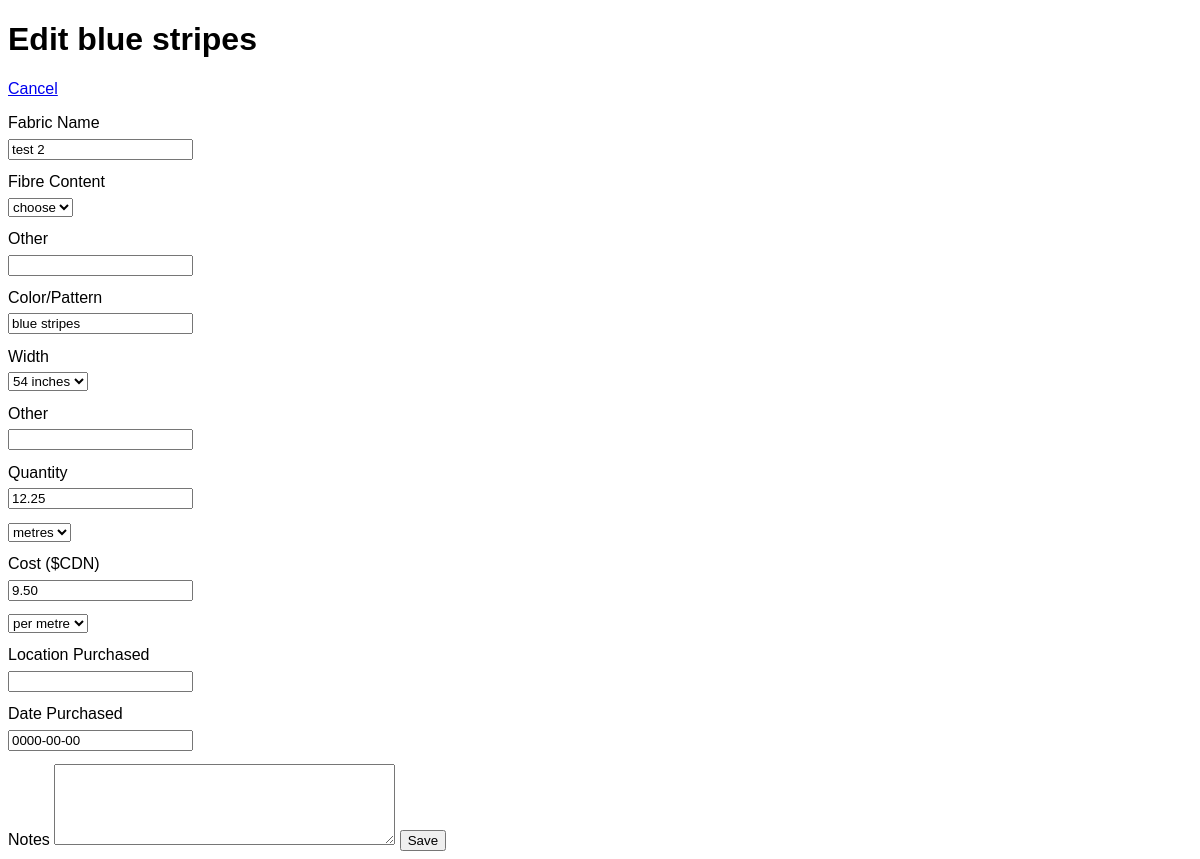
Page /edit.php?id=2 on the earlier database version.
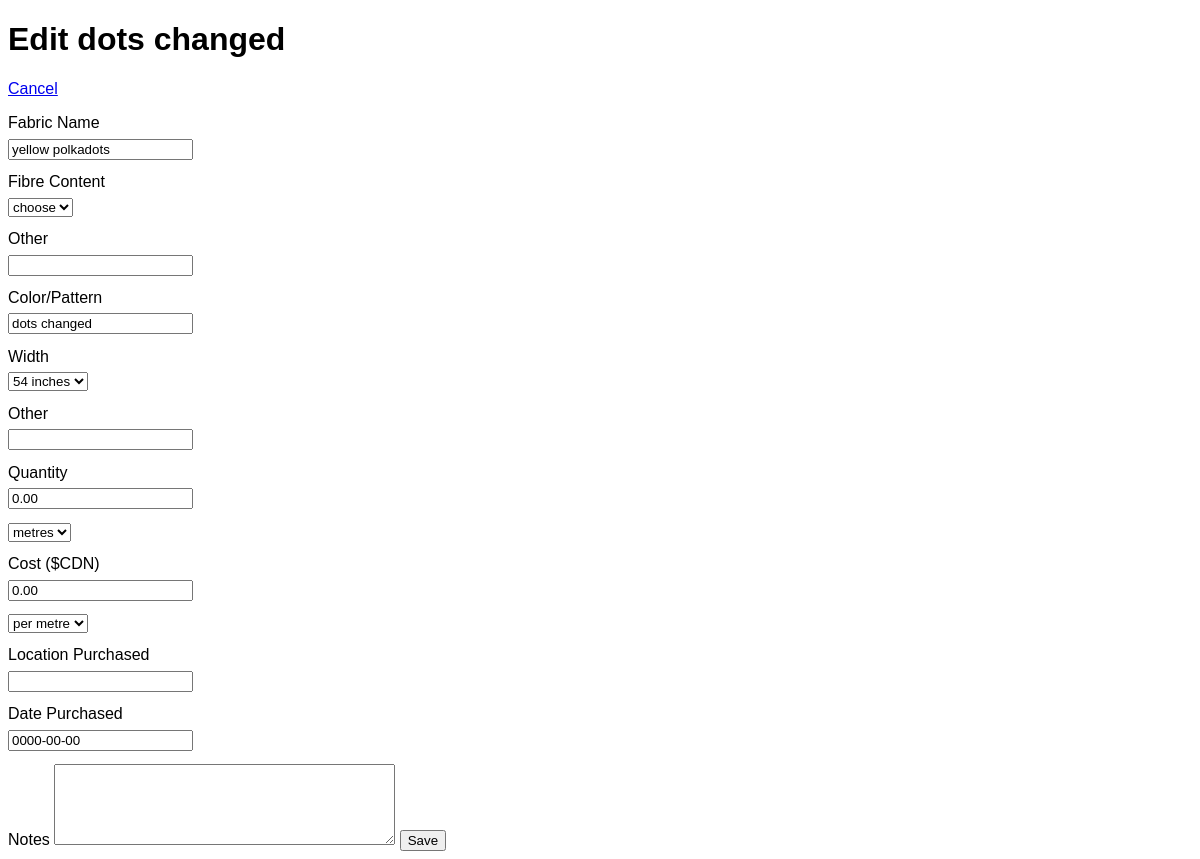
Same page on the later database version.
### tables this page shows
CREATE TABLE IF NOT EXISTS `incontrol` (
  `id` int(11) NOT NULL AUTO_INCREMENT,
  `fabric_name` varchar(255) NOT NULL,
  `fibre_content` varchar(35) NOT NULL,
  `fibre_other` varchar(55) NOT NULL,
  `pattern` varchar(55) NOT NULL,
  `width` varchar(12) NOT NULL,
  `width_other` varchar(25) NOT NULL,
  `quantity` decimal(10,2) NOT NULL,
  `q_units` varchar(12) NOT NULL,
  `cost` decimal(10,2) NOT NULL,
  `c_units` varchar(12) NOT NULL,
  `location` varchar(255) NOT NULL,
  `date_purchased` date NOT NULL,
  `notes` text NOT NULL,
  PRIMARY KEY (`id`)
);

### edit.php (the view, shortened to what this page needs)
<?php
require_once 'includes/db.php';
$errors = array();
$id = filter_input(INPUT_GET, 'id', FILTER_SANITIZE_NUMBER_INT);
$fabric_name = filter_input(INPUT_POST, 'fabric_name', FILTER_SANITIZE_STRING);
$fibre_other = filter_input(INPUT_POST, 'fibre_other', FILTER_SANITIZE_STRING);
$pattern = filter_input(INPUT_POST, 'pattern', FILTER_SANITIZE_STRING);
$width_other = filter_input(INPUT_POST, 'width_other', FILTER_SANITIZE_STRING);
$quantity = filter_input(INPUT_POST, 'quantity', FILTER_SANITIZE_NUMBER_FLOAT, FILTER_FLAG_ALLOW_FRACTION);
$cost = filter_input(INPUT_POST, 'cost', FILTER_SANITIZE_NUMBER_FLOAT, FILTER_FLAG_ALLOW_FRACTION);
$location = filter_input(INPUT_POST, 'location', FILTER_SANITIZE_STRING);
$date_purchased = filter_input(INPUT_POST, 'date_purchased', FILTER_SANITIZE_NUMBER_INT);
$notes = filter_input(INPUT_POST, 'notes', FILTER_SANITIZE_STRING);
if ($_SERVER['REQUEST_METHOD'] == 'POST') {
	if (strlen($fabric_name) < 1  || strlen($fabric_name) > 255) {
		$errors['fabric_name'] = true;
	}
	if (strlen($pattern) < 1  || strlen($pattern) > 55) {
		$errors['pattern'] = true;
	}
	if (strlen($quantity) < 1  || strlen($quantity) > 5) {
		$errors['quantity'] = true;
	}
	if (empty($errors)) {
		require_once 'includes/db.php';
		$sql = $db->prepare('
		UPDATE incontrol
		SET fabric_name = :fabric_name, fibre_other = :fibre_other, pattern = :pattern, width_other = :width_other, quantity = :quantity, cost = :cost, location = :location, date_purchased = :date_purchased, notes = :notes
		WHERE id = :id
		');
		$sql->bindValue(':fabric_name', $fabric_name, PDO::PARAM_STR);
		$sql->bindValue(':fibre_other', $fibre_other, PDO::PARAM_STR);
		$sql->bindValue(':pattern', $pattern, PDO::PARAM_STR);
		$sql->bindValue(':width_other', $width_other, PDO::PARAM_STR);
		$sql->bindValue(':quantity', $quantity, PDO::PARAM_INT);
		$sql->bindValue(':cost', $cost, PDO::PARAM_INT);
		$sql->bindValue(':location', $location, PDO::PARAM_STR);
		$sql->bindValue(':date_purchased', $date_purchased, PDO::PARAM_INT);
		$sql->bindValue(':notes', $notes, PDO::PARAM_STR);
		$sql->execute();
		header('Location: index.php');
		exit;
	}
} else {
$sql = $db->prepare('
	SELECT fabric_name, fibre_other, pattern, width_other, quantity, cost, location, date_purchased, notes
	FROM incontrol
	WHERE id = :id
');
		$sql->bindValue(':id', $id, PDO::PARAM_INT);
		$sql->execute();
		$results = $sql->fetch();
		$fabric_name = $results['fabric_name'];
		$pattern = $results['pattern'];
		$width_other = $results['width_other'];
		$quantity = $results['quantity'];
		$cost = $results['cost'];
		$location = $results['location'];
		$date_purchased = $results['date_purchased'];
		$notes = $results['notes'];
}
?><!DOCTYPE HTML>
<html>
<head>
	<link href="css/general.css" rel="stylesheet">
</head>
<body>
	<h1>Edit <?php echo $results['pattern'];?></h1>
	<p><a href="index.php">Cancel</a></p>
	<form method="post" action="edit.php?id=<?php echo $id; ?>">
		<label for="fabric_name">Fabric Name<?php if (isset($errors['fabric_name'])) : ?> <strong class="error"> is required</strong><?php endif; ?></label>
		<input name="fabric_name" id="fabric_name" required value="<?php echo $fabric_name; ?>"></input>
		<label for="fibre_content">Fibre Content</label>
		<select id="fibre_content" name="fibre_content" >
			<option value="fix this">choose</option>
		</select>
		<label for="fibre_other">Other </label>
		<input name="fibre_other" id="fibre_other" value="<?php echo $fibre_other; ?>"></input>
		<label for="pattern">Color/Pattern<?php if (isset($errors['pattern'])) : ?> <strong class="error"> is required</strong><?php endif; ?></label>
		<input name="pattern" id="pattern" required value="<?php echo $pattern; ?>"></input>
		<label for="width">Width</label>
		<select id="width" name="width">
			<option value="54_inches">54 inches</option>
		</select>
		<label for="width_other">Other</label>
		<input name="width_other" id="width_other" value="<?php echo $width_other; ?>"></input>
		<label for="quantity">Quantity<?php if (isset($errors['quantity'])) : ?> <strong class="error"> must be a number.</strong><?php endif; ?></label>
		<input name="quantity" id="quantity" required value="<?php echo $quantity; ?>"></input>
		<select id="q_units" name="q_units">
			<option value="metres">metres</option>
		</select>
		<label for="cost">Cost ($CDN)</label>
		<input name="cost" id="cost" value="<?php echo $cost; ?>"></input>
		<select id="c_units" name="c_units">
		<option value="per_metre">per metre</option>
		</select>
		<label for="location">Location Purchased</label>
		<input name="location" id="location" value="<?php echo $location; ?>"></input>
		<label for="date_purchased">Date Purchased</label>
		<input name="date_purchased" id="date_purchased" value="<?php echo $date_purchased; ?>"></input>
		<label for="notes">Notes</label>
		<textarea name="notes" rows="5" cols="40" value="<?php echo $notes; ?>"></textarea>
		<button type="submit">Save</button>
	</form>
</body>
</html>

Differences in the rows shown:
changed incontrol: pattern "blue stripes" → "dots changed"; fabric_name "test 2" → "yellow polkadots"; quantity "12.25" → "0.00"; cost "9.50" → "0.00"
